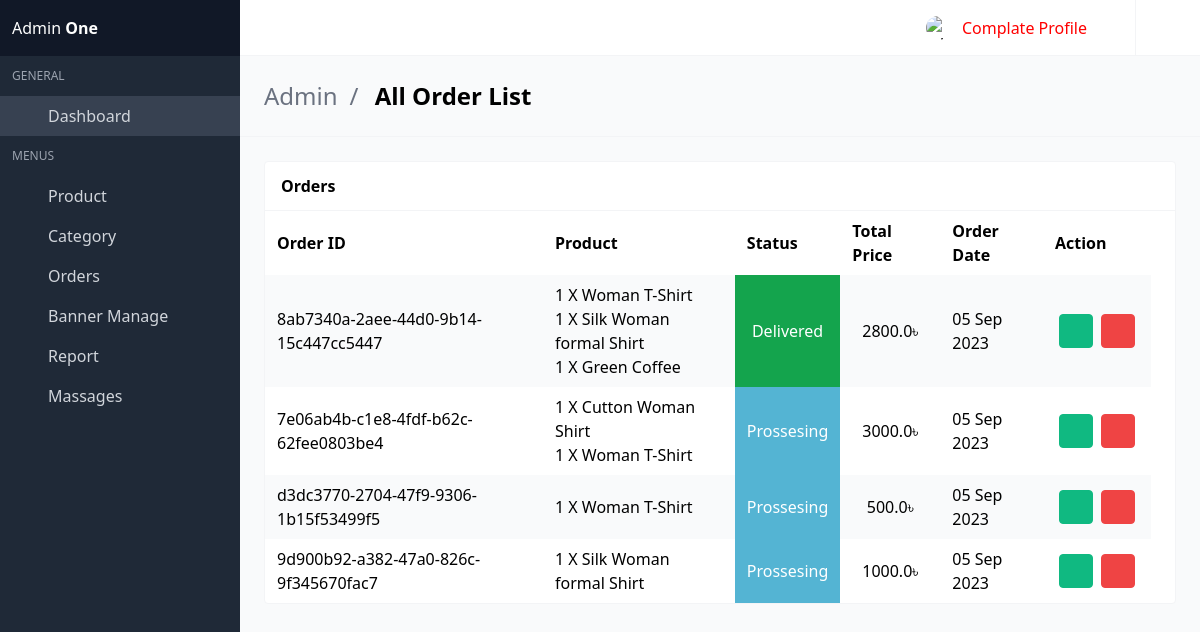
The app's page /all-orders-list/, older data.
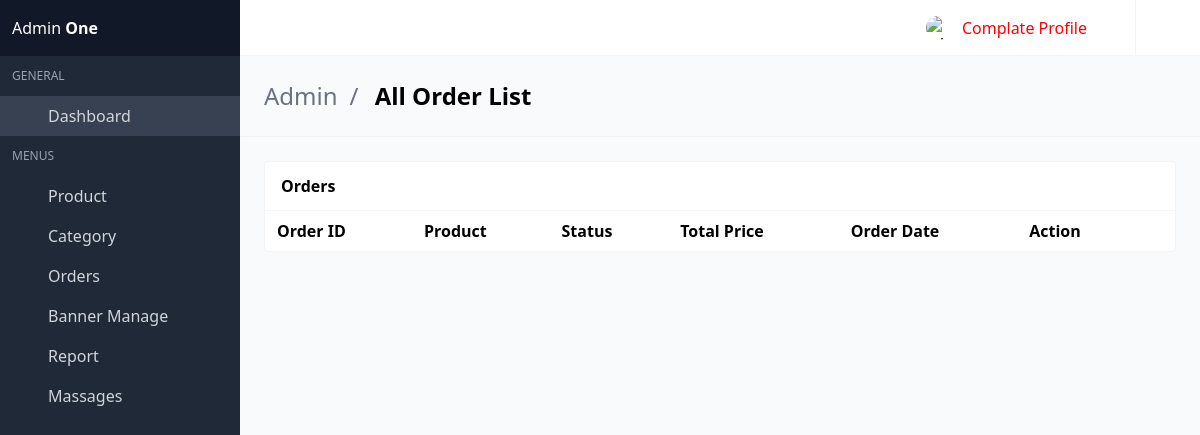
The same page, newer data.
### orderApp/models.py (models this page shows)
class Order(models.Model):
    orderItem = models.ManyToManyField(Cart)
    user = models.ForeignKey(User, on_delete=models.CASCADE, related_name='order')
    ordered = models.BooleanField(default=False)
    createdAt = models.DateTimeField(auto_now_add=True)
    paymentId = models.CharField(max_length=264, blank=True, null=True)
    delivered_status = models.BooleanField(default=False)
    orderId = models.CharField(max_length=200, blank=True, null=True)
    def __str__(self):
        return str(self.user.email)+ "'s order"
    def getTotals(self):
        total = 0
        for order_item in self.orderItem.all():
            total += float(order_item.get_total())
        return total

class Cart(models.Model):
    user = models.ForeignKey(User, on_delete=models.CASCADE, related_name='card')
    item = models.ForeignKey(Product, on_delete=models.CASCADE)
    quantity = models.IntegerField(default=1)
    color = models.CharField(max_length=50, default='no color selected')
    size = models.CharField(max_length=50, default='free size')
    purchase = models.BooleanField(default=False)
    createAt = models.DateTimeField(auto_now_add=True)
    updatedAt = models.DateTimeField(auto_now=True)
    def __str__(self) -> str:
        return str(self.quantity) + ' X ' + str(self.item)
    def get_total(self):
        if self.item.dic_price == 0:
            total = self.item.main_price * self.quantity
        else:
            total = self.item.dic_price * self.quantity
        floatTotal = format(total, '0.2f')
        return floatTotal

### shopApp/models.py (models this page shows, shortened)
class Product(models.Model):
    product_name         = models.CharField(max_length=260)
    product_code         = models.CharField(max_length=20)
    product_quintity     = models.IntegerField(default=0)
    product_category     = models.ForeignKey(Category, on_delete=models.CASCADE, related_name='category')
    roduct_title         = models.CharField(max_length=260)
    image                = models.ImageField(upload_to='products')
    product_color_image  = models.ManyToManyField(ColorImage, blank=True, null=True, related_name="colorImg")
    color_name           = models.CharField(max_length=160)
    availableSize        = models.CharField(max_length=60)
    slug                 = models.SlugField(unique=True, null=True, blank=True)
    details              = models.TextField()
    main_price           = models.IntegerField()
    is_newarival         = models.BooleanField(default=False)
    is_featured          = models.BooleanField(default=False)
    is_discount          = models.BooleanField(default=False)
    dic_price            = models.IntegerField(default=0, blank=True, null=True)
    cerated_at           = models.DateTimeField(auto_now_add=True)
    updated_at           = models.DateTimeField(auto_now=True)
    def __str__(self) -> str:
        return self.product_name

### adminApp/views.py (the view)
# urls.py: path('all-orders-list/', views.orderList, name='all_order_list'),
def orderList(request):
    all_orders = Order.objects.filter(ordered=True)
    print('-----------------------------')
    print(all_orders)
    context={
        'all_orders':all_orders,
    }
    return render(request, 'AdminDashbord/all-order.html', context)

### template/AdminDashbord/all-order.html (shortened to what this page needs)
{% extends "AdminDashbord/base.html" %}
{% block body %}
<section class="is-title-bar">
    <div class="flex flex-col md:flex-row items-center justify-between space-y-6 md:space-y-0">
      <ul>
        <li>Admin</li>
        <li>All Order List</li>
      </ul>
    </div>
  </section>
    <section class="section main-section">
      <div class="card has-table">
        <header class="card-header">
          <p class="card-header-title">
            Orders
          </p>
          <a href="#" class="card-header-icon">
            <span class="icon"></span>
          </a>
        </header>
        <div class="card-content">
          <table>
            <thead>
            <tr>
              <th>Order ID</th>
              <th>Product</th>
              <th>Status</th>
              <th>Total Price</th>
              <th>Order Date</th>
              <th>Action</th>
              <th></th>
            </tr>
            </thead>
            <tbody>
            {% for i in all_orders %}
            <tr>
                <td data-label="Name">{{i.orderId}}</td>
                <td data-label="Company">
                    {% for i in i.orderItem.all %} {{i}}<br> {% endfor %}
                </td>
                {% if i.delivered_status %}
                    <td data-label="City" style="color: white;background-color:#14A44D;text-align:center;">Delivered</td>
                {% else %}
                    <td data-label="City" style="color: white;background-color:#54B4D3;text-align:center;">Prossesing</td>
                {% endif %}
                <td data-label="City" style="text-align:center;">{{i.getTotals}}&#2547</td>
                <td data-label="City">{{i.createdAt|date:"d M Y"}}</td>
                <td class="actions-cell">
                    <div class="buttons right nowrap">
                    <a href="" class="button small green --jb-modal"  data-target="sample-modal-2" type="button">
                        <span class="icon"></span>
                    </a>
                    <a href="{% url 'adminApp:delete_order' id=i.id %}" class="button small red --jb-modal" data-target="sample-modal" type="button">
                        <span class="icon"></span>
                    </a>
                    </div>
                </td>
            </tr>
            {% endfor %}
            </tbody>
          </table>
        </div>
      </div>
{% endblock %}

Row changes from the older to the newer data that the page shows:
removed Order: orderId "8ab7340a-2aee-44d0-9b14-15c447cc5447", delivered_status "Delivered", getTotals "2800.0", createdAt "05 Sep 2023"
removed Cart: quantity+item "1 X Woman T-Shirt", shown under "8ab7340a-2aee-44d0-9b14-15c447cc5447"
removed Cart: quantity+item "1 X Silk Woman formal Shirt", shown under "8ab7340a-2aee-44d0-9b14-15c447cc5447"
removed Cart: quantity+item "1 X Green Coffee", shown under "8ab7340a-2aee-44d0-9b14-15c447cc5447"
removed Order: orderId "7e06ab4b-c1e8-4fdf-b62c-62fee0803be4", delivered_status "Prossesing", getTotals "3000.0", createdAt "05 Sep 2023"
removed Cart: quantity+item "1 X Cutton Woman Shirt", shown under "7e06ab4b-c1e8-4fdf-b62c-62fee0803be4"
removed Cart: quantity+item "1 X Woman T-Shirt", shown under "7e06ab4b-c1e8-4fdf-b62c-62fee0803be4"
removed Order: orderId "d3dc3770-2704-47f9-9306-1b15f53499f5", delivered_status "Prossesing", getTotals "500.0", createdAt "05 Sep 2023"
removed Cart: quantity+item "1 X Woman T-Shirt", shown under "d3dc3770-2704-47f9-9306-1b15f53499f5"
removed Order: orderId "9d900b92-a382-47a0-826c-9f345670fac7", delivered_status "Prossesing", getTotals "1000.0", createdAt "05 Sep 2023"
removed Cart: quantity+item "1 X Silk Woman formal Shirt", shown under "9d900b92-a382-47a0-826c-9f345670fac7"
